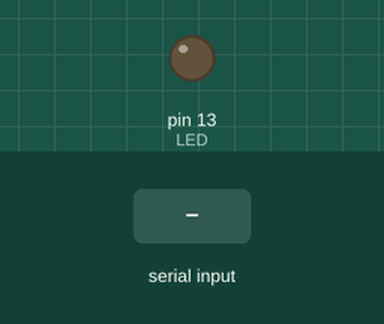
The sketch below on a simulated Arduino Uno, built with avr-gcc and run on an emulated ATmega328P. Shown: output pins drawn as LEDs (lit = HIGH). Inputs (shaded band) come from the test bench. What the sketch prints to the serial monitor is not drawn.

Above: at 1.7 s.
1.8 s: "i" received over Serial
Timing chart, 0 to 4.8 s (numbered marks = the images above; inputs shaded):
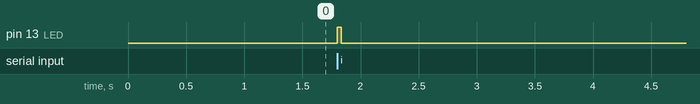

Measured:
- after the input at 1.8 s, pin 13 (LED): LOW → HIGH at once, → LOW 0.04 s later

The sketch:

sketch_dec28a.ino
```cpp
// Bluetooth-bot v1
// Arduino Robotics unofficial chapter 14
// use Bluetooth Mate serial adapter to receive commands from PC
// Arduino decodes commands into motor movements
// Creates high-speed wireless serial link for robot control using keyboard
// Uses keys "i" = forward, "j" = left, "k" = reverse, and "l" = right
// speed control is also implemented using "," = speed down, "." = speed up, and "/" = max speed.


// L298 motor control variables
int M1_A = 8;    // if using Ardumoto, change to pin 13
int M1_B = 9; // if using Ardumoto, remove this variable

int M2_A = 10;   // if using Ardumoto, change to pin 12
int M2_B = 11;    // if using Ardumoto, remove this variable


// LED pin attached to Arduino D13
int LED = 13;

// variable to store serial data
int incomingByte = 0;


void setup(){

// Start serial monitor at 115,200 bps
Serial.begin(115200);

// declare outputs
pinMode(LED, OUTPUT);

pinMode(M1_A, OUTPUT);
pinMode(M1_B, OUTPUT);

pinMode(M2_A, OUTPUT);
pinMode(M2_B, OUTPUT);

// turn motors Off by default
pinMode(M1_A, LOW);
pinMode(M1_B, LOW);

pinMode(M2_A, LOW);
pinMode(M2_B, LOW);


delay(500);

}

////////////////////////////////////

void loop(){


if (Serial.available() > 0)
{
incomingByte = Serial.read();
digitalWrite(LED, HIGH);
Serial.print("I received: ");
Serial.println(incomingByte);
delay(10);

if (incomingByte == 105)
{
pinMode(M1_A, HIGH);
pinMode(M1_B, LOW);
pinMode(M2_A, HIGH);
pinMode(M2_B, LOW);
delay(25);
}
// if byte is equal to "106" or "j", go left
else if (incomingByte == 106)
{
pinMode(M1_A, LOW);
pinMode(M1_B, HIGH);
pinMode(M2_A, HIGH);
pinMode(M2_B, LOW);
delay(25);
}
// if byte is equal to "108" or "l", go right
else if (incomingByte == 108)
{
pinMode(M1_A, HIGH);
pinMode(M1_B, LOW);

pinMode(M2_A, LOW);
pinMode(M2_B, HIGH);
delay(25);
}
// if byte is equal to "107" or "k", go reverse
else if (incomingByte == 107)
{
pinMode(M1_A, LOW);
pinMode(M1_B, HIGH);

pinMode(M2_A, LOW);
pinMode(M2_B, HIGH);
delay(25);
}
// otherwise, stop both motors
else
{
pinMode(M1_A, LOW);
pinMode(M1_B, LOW);

pinMode(M2_A, LOW);
pinMode(M2_B, LOW);
}


}

else
{
pinMode(M1_A, LOW);
pinMode(M1_B, LOW);

pinMode(M2_A, LOW);
pinMode(M2_B, LOW);
digitalWrite(LED, LOW);
}
}
```
